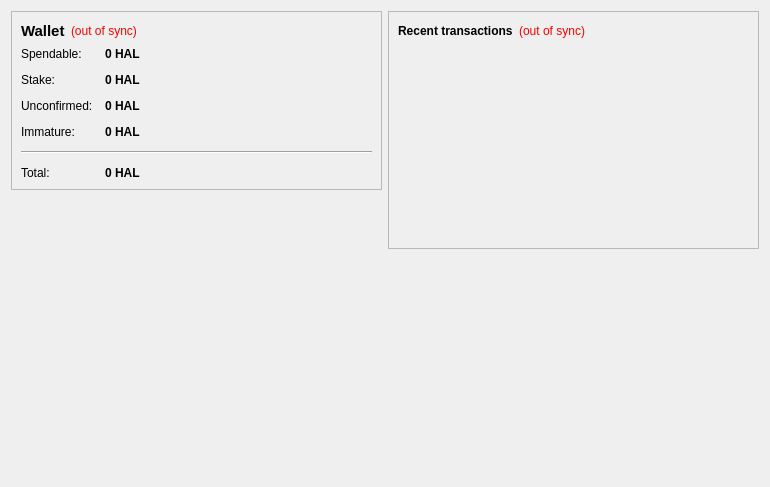
<?xml version="1.0" encoding="UTF-8"?>
<ui version="4.0">
 <class>OverviewPage</class>
 <widget class="QWidget" name="OverviewPage">
  <property name="geometry">
   <rect>
    <x>0</x>
    <y>0</y>
    <width>770</width>
    <height>487</height>
   </rect>
  </property>
  <property name="windowTitle">
   <string>Form</string>
  </property>
  <layout class="QHBoxLayout" name="horizontalLayout" stretch="1,1">
   <item>
    <layout class="QVBoxLayout" name="verticalLayout_2">
     <item>
      <widget class="QFrame" name="frame">
       <property name="frameShape">
        <enum>QFrame::StyledPanel</enum>
       </property>
       <property name="frameShadow">
        <enum>QFrame::Raised</enum>
       </property>
       <layout class="QVBoxLayout" name="verticalLayout_4">
        <item>
         <layout class="QHBoxLayout" name="horizontalLayout_4">
          <item>
           <widget class="QLabel" name="label_5">
            <property name="font">
             <font>
              <pointsize>11</pointsize>
              <weight>75</weight>
              <bold>true</bold>
             </font>
            </property>
            <property name="text">
             <string>Wallet</string>
            </property>
           </widget>
          </item>
          <item>
           <widget class="QLabel" name="labelWalletStatus">
            <property name="toolTip">
             <string>The displayed information may be out of date. Your wallet automatically synchronizes with the Halcyon network after a connection is established, but this process has not completed yet.</string>
            </property>
            <property name="styleSheet">
             <string notr="true">QLabel { color: red; }</string>
            </property>
            <property name="text">
             <string notr="true">(out of sync)</string>
            </property>
            <property name="alignment">
             <set>Qt::AlignLeading|Qt::AlignLeft|Qt::AlignVCenter</set>
            </property>
           </widget>
          </item>
          <item>
           <spacer name="horizontalSpacer_2">
            <property name="orientation">
             <enum>Qt::Horizontal</enum>
            </property>
            <property name="sizeHint" stdset="0">
             <size>
              <width>40</width>
              <height>20</height>
             </size>
            </property>
           </spacer>
          </item>
         </layout>
        </item>
        <item>
         <layout class="QFormLayout" name="formLayout_2">
          <property name="fieldGrowthPolicy">
           <enum>QFormLayout::AllNonFixedFieldsGrow</enum>
          </property>
          <property name="horizontalSpacing">
           <number>12</number>
          </property>
          <property name="verticalSpacing">
           <number>12</number>
          </property>
          <item row="0" column="0">
           <widget class="QLabel" name="label">
            <property name="text">
             <string>Spendable:</string>
            </property>
           </widget>
          </item>
          <item row="0" column="1">
           <widget class="QLabel" name="labelBalance">
            <property name="font">
             <font>
              <weight>75</weight>
              <bold>true</bold>
             </font>
            </property>
            <property name="cursor">
             <cursorShape>IBeamCursor</cursorShape>
            </property>
            <property name="toolTip">
             <string>Your current spendable balance</string>
            </property>
            <property name="text">
             <string notr="true">0 HAL</string>
            </property>
            <property name="textInteractionFlags">
             <set>Qt::LinksAccessibleByMouse|Qt::TextSelectableByKeyboard|Qt::TextSelectableByMouse</set>
            </property>
           </widget>
          </item>
          <item row="1" column="0">
           <widget class="QLabel" name="label_6">
            <property name="text">
             <string>Stake:</string>
            </property>
           </widget>
          </item>
          <item row="1" column="1">
           <widget class="QLabel" name="labelStake">
            <property name="font">
             <font>
              <weight>75</weight>
              <bold>true</bold>
             </font>
            </property>
            <property name="cursor">
             <cursorShape>IBeamCursor</cursorShape>
            </property>
            <property name="toolTip">
             <string>Total of coins that was staked, and do not yet count toward the current balance</string>
            </property>
            <property name="text">
             <string notr="true">0 HAL</string>
            </property>
            <property name="textInteractionFlags">
             <set>Qt::LinksAccessibleByMouse|Qt::TextSelectableByKeyboard|Qt::TextSelectableByMouse</set>
            </property>
           </widget>
          </item>
          <item row="2" column="0">
           <widget class="QLabel" name="label_3">
            <property name="text">
             <string>Unconfirmed:</string>
            </property>
           </widget>
          </item>
          <item row="2" column="1">
           <widget class="QLabel" name="labelUnconfirmed">
            <property name="font">
             <font>
              <weight>75</weight>
              <bold>true</bold>
             </font>
            </property>
            <property name="cursor">
             <cursorShape>IBeamCursor</cursorShape>
            </property>
            <property name="toolTip">
             <string>Total of transactions that have yet to be confirmed, and do not yet count toward the current balance</string>
            </property>
            <property name="text">
             <string notr="true">0 HAL</string>
            </property>
            <property name="textInteractionFlags">
             <set>Qt::LinksAccessibleByMouse|Qt::TextSelectableByKeyboard|Qt::TextSelectableByMouse</set>
            </property>
           </widget>
          </item>
          <item row="3" column="0">
           <widget class="QLabel" name="labelImmatureText">
            <property name="text">
             <string>Immature:</string>
            </property>
           </widget>
          </item>
          <item row="3" column="1">
           <widget class="QLabel" name="labelImmature">
            <property name="font">
             <font>
              <weight>75</weight>
              <bold>true</bold>
             </font>
            </property>
            <property name="toolTip">
             <string>Mined balance that has not yet matured</string>
            </property>
            <property name="text">
             <string notr="true">0 HAL</string>
            </property>
            <property name="textInteractionFlags">
             <set>Qt::LinksAccessibleByMouse|Qt::TextSelectableByKeyboard|Qt::TextSelectableByMouse</set>
            </property>
           </widget>
          </item>
          <item row="4" column="0" colspan="2">
           <widget class="Line" name="line">
            <property name="orientation">
             <enum>Qt::Horizontal</enum>
            </property>
           </widget>
          </item>
          <item row="5" column="0">
           <widget class="QLabel" name="labelTotalText">
            <property name="text">
             <string>Total:</string>
            </property>
           </widget>
          </item>
          <item row="5" column="1">
           <widget class="QLabel" name="labelTotal">
            <property name="font">
             <font>
              <weight>75</weight>
              <bold>true</bold>
             </font>
            </property>
            <property name="cursor">
             <cursorShape>IBeamCursor</cursorShape>
            </property>
            <property name="toolTip">
             <string>Your current total balance</string>
            </property>
            <property name="text">
             <string notr="true">0 HAL</string>
            </property>
            <property name="textInteractionFlags">
             <set>Qt::LinksAccessibleByMouse|Qt::TextSelectableByKeyboard|Qt::TextSelectableByMouse</set>
            </property>
           </widget>
          </item>
         </layout>
        </item>
       </layout>
      </widget>
     </item>
     <item>
      <widget class="QLabel" name="halcyon">
       <property name="text">
        <string/>
       </property>
       <property name="pixmap">
        <pixmap resource="../bitcoin.qrc">:/images/halcyon</pixmap>
       </property>
       <property name="scaledContents">
        <bool>false</bool>
       </property>
       <property name="alignment">
        <set>Qt::AlignCenter</set>
       </property>
       <property name="margin">
        <number>0</number>
       </property>
      </widget>
     </item>
     <item>
      <spacer name="verticalSpacer">
       <property name="orientation">
        <enum>Qt::Vertical</enum>
       </property>
       <property name="sizeHint" stdset="0">
        <size>
         <width>20</width>
         <height>40</height>
        </size>
       </property>
      </spacer>
     </item>
    </layout>
   </item>
   <item>
    <layout class="QVBoxLayout" name="verticalLayout_3">
     <item>
      <widget class="QFrame" name="frame_2">
       <property name="frameShape">
        <enum>QFrame::StyledPanel</enum>
       </property>
       <property name="frameShadow">
        <enum>QFrame::Raised</enum>
       </property>
       <layout class="QVBoxLayout" name="verticalLayout">
        <item>
         <layout class="QHBoxLayout" name="horizontalLayout_2">
          <item>
           <widget class="QLabel" name="label_4">
            <property name="text">
             <string>&lt;b&gt;Recent transactions&lt;/b&gt;</string>
            </property>
           </widget>
          </item>
          <item>
           <widget class="QLabel" name="labelTransactionsStatus">
            <property name="toolTip">
             <string>The displayed information may be out of date. Your wallet automatically synchronizes with the Halcyon network after a connection is established, but this process has not completed yet.</string>
            </property>
            <property name="styleSheet">
             <string notr="true">QLabel { color: red; }</string>
            </property>
            <property name="text">
             <string notr="true">(out of sync)</string>
            </property>
            <property name="alignment">
             <set>Qt::AlignRight|Qt::AlignTrailing|Qt::AlignVCenter</set>
            </property>
           </widget>
          </item>
          <item>
           <spacer name="horizontalSpacer">
            <property name="orientation">
             <enum>Qt::Horizontal</enum>
            </property>
            <property name="sizeHint" stdset="0">
             <size>
              <width>40</width>
              <height>20</height>
             </size>
            </property>
           </spacer>
          </item>
         </layout>
        </item>
        <item>
         <widget class="QListView" name="listTransactions">
          <property name="styleSheet">
           <string notr="true">QListView { background: transparent; }</string>
          </property>
          <property name="frameShape">
           <enum>QFrame::NoFrame</enum>
          </property>
          <property name="verticalScrollBarPolicy">
           <enum>Qt::ScrollBarAlwaysOff</enum>
          </property>
          <property name="horizontalScrollBarPolicy">
           <enum>Qt::ScrollBarAlwaysOff</enum>
          </property>
          <property name="selectionMode">
           <enum>QAbstractItemView::NoSelection</enum>
          </property>
         </widget>
        </item>
       </layout>
      </widget>
     </item>
     <item>
      <spacer name="verticalSpacer_2">
       <property name="orientation">
        <enum>Qt::Vertical</enum>
       </property>
       <property name="sizeHint" stdset="0">
        <size>
         <width>20</width>
         <height>40</height>
        </size>
       </property>
      </spacer>
     </item>
    </layout>
   </item>
  </layout>
 </widget>
 <resources/>
 <connections/>
</ui>
